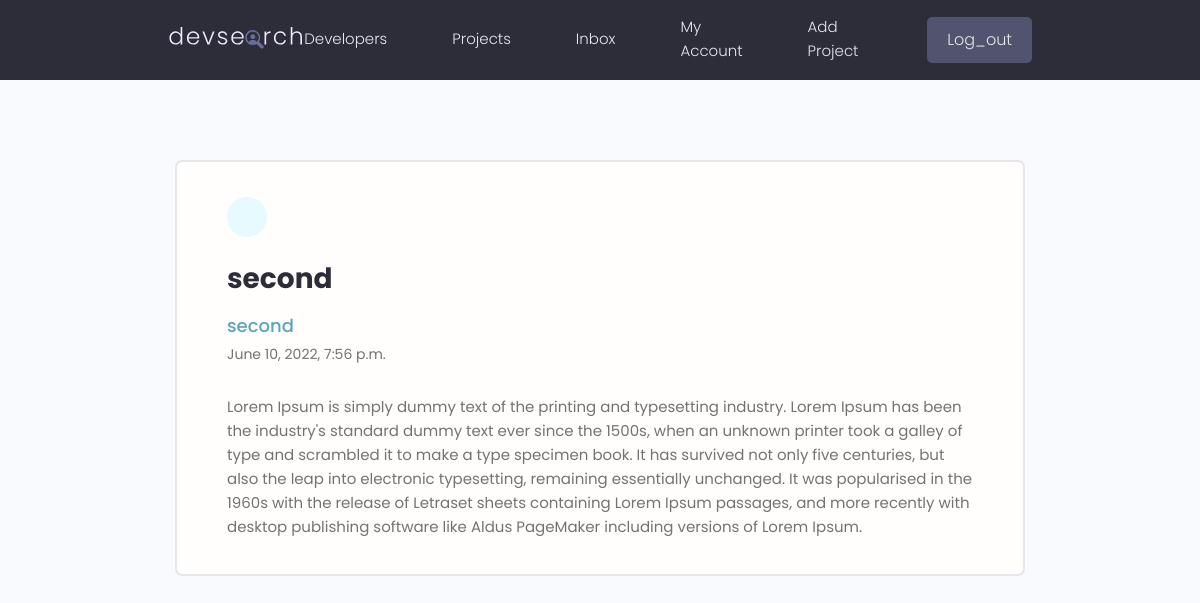
The page /message/b577a944-0949-4e2e-beee-d937e0798c58/ (signed in) on the database its author committed.
### users/models.py (models this page shows, shortened)
class  Message(models.Model):
    sender = models.ForeignKey(Profile,on_delete=models.SET_NULL,null=True,blank=True)
    recepient = models.ForeignKey(Profile,on_delete=models.SET_NULL,null=True,blank=True,related_name="messages")
    name = models.CharField(max_length=200,null=True,blank=True)
    email = models.EmailField(max_length=200,null=True,blank=True)
    subject = models.CharField(max_length=200,null=True,blank=True)
    body = models.TextField()
    is_read = models.BooleanField(default=False,null=True)
    created = models.DateTimeField(auto_now_add=True)
    id = models.UUIDField(default=uuid.uuid4,unique=True,primary_key=True, editable=False)
    class Meta:
        ordering = ['is_read','-created']

### users/views.py (the view)
# urls.py: path('message/<str:pk>/',views.viewMessage,name='message'),
@login_required(login_url='login')
def viewMessage(request,pk):
    profile = request.user.profile
    message = profile.messages.get(id=pk)
    if message.is_read == False:
        message.is_read = True
        message.save()
    context={'message':message}
    return render(request,'users/message.html',context)

### users/templates/users/message.html (shortened to what this page needs)
{% extends 'main.html' %}
{% block content %}
  <main class="messagePage my-xl">
    <div class="content-box">
      <div class="message">
        <a class="backButton" href="{% url 'inbox' %}"></a>
        <h2 class="message__subject">{{message.subject}}</h4>
          <a href="profile.html" class="message__author">{{message.name}}</a>
          <p class="message__date">{{message.created}}</p>
          <div class="message__body">
            {{message.body|linebreaksbr}}
          </div>
      </div>
    </div>
  </main>
{%  endblock content %}

### static/styles/app.css (style rules this page uses)
:root { --color-sub: #2d2d39; }
.content-box { width: 95%; max-width: 85rem; margin: 0 auto; }
.message { padding: 2.5rem 0; }
.message > a { display: flex; gap: 1rem; }
.message__author, .message__date { flex-basis: 25%; }
.message__subject { flex-basis: 50%; }
.message__date { text-align: right; }
.messagePage .message { list-style: none; background: var(--color-white); padding: 3.5rem 5rem; border: 2px solid var(--color-light); border-radius: 0.7rem; }
.messagePage .message__subject { font-size: 2.8rem; color: var(--color-sub); margin-bottom: 1rem; margin-top: 2rem; }
.messagePage .message__author { font-size: 1.8rem; font-weight: 500; }
.messagePage .message__date { font-size: 1.4rem; font-weight: 400; text-align: left; margin-bottom: 3rem; }
.backButton { background: var(--color-main-light); color: var(--color-main); width: 4rem; height: 4rem; display: flex; align-items: center; justify-content: center; border-radius: 50%; }

### static/uikit/styles/modules/_variables.css (style rules this page uses)
:root { --color-main: #5aa5b9; --color-main-light: #e6faff; --color-sub: #3f4156; --color-sub-light: #51546e; --color-sub-lighter: #ededfd; --color-text: #737373; --color-gray: #8b8b8b; --color-light: #e5e7eb; --color-light-gray: #767676; --color-bg: #f8fafd; --color-white: #fffefd; --color-white-light: #f3f3f3; --color-success: #359e64; --color-success-bg: #def8e8; --color-error: #fc4b0b; --color-error-bg: #fff2ee; --font-base: 'Poppins', arial, helvetica, 'Segoe UI', roboto, ubuntu, sans-serif; --font-monospace: 'Fira Code', 'Courier New', courier, monospace; --font-regular: 300; --font-medium: 500; --font-bold: 700; --generic-shadow: 1px 1px 5px #00000010; --generic-transition: all 0.3s ease-in-out; }

### static/uikit/styles/modules/_base.css (style rules this page uses)
* { margin: 0; padding: 0; box-sizing: border-box; text-rendering: optimizeLegibility; color: inherit; font-size: inherit; }
html { font-size: 50%; }
@media only screen and (min-width: 480px) { html { font-size: 56.25%; } }
@media only screen and (min-width: 1200px) { html { font-size: 62.5%; } }
body { line-height: 1.6; font-weight: 400; font-size: 1.5rem; color: var(--color-text); background-color: var(--color-bg); min-height: 100vh; }

### static/uikit/styles/modules/_typography.css (style rules this page uses)
* { font-family: var(--font-base); }
h2 { font-size: 3.6rem; font-weight: var(--font-bold); }
p, span, strong { font-size: 1.6rem; color: var(--color-text); font-weight: var(--font-regular); }
a { padding-bottom: 2px; text-decoration: none; display: inline-block; color: var(--color-main); font-weight: var(--font-medium); }

### static/uikit/styles/modules/_utilities.css (style rules this page uses)
.my-xl { margin: 8rem auto; }

### rows shown on the page
Message: subject "second", name "second", created "June 10, 2022, 7:56 p.m.", body "Lorem Ipsum is simply dummy text of the printing and typesetting industry. Lorem Ipsum has been the industry's standard dummy text ever since the 1500s, when an unknown printer took a galley of type and scrambled it to make a type specimen book. It has survived not only five centuries, but also the leap into electronic typesetting, remaining essentially unchanged. It was popularised in the 1960s with the release of Letraset sheets containing Lorem Ipsum passages, and more recently with desktop publishing software like Aldus PageMaker including versions of Lorem Ipsum."
